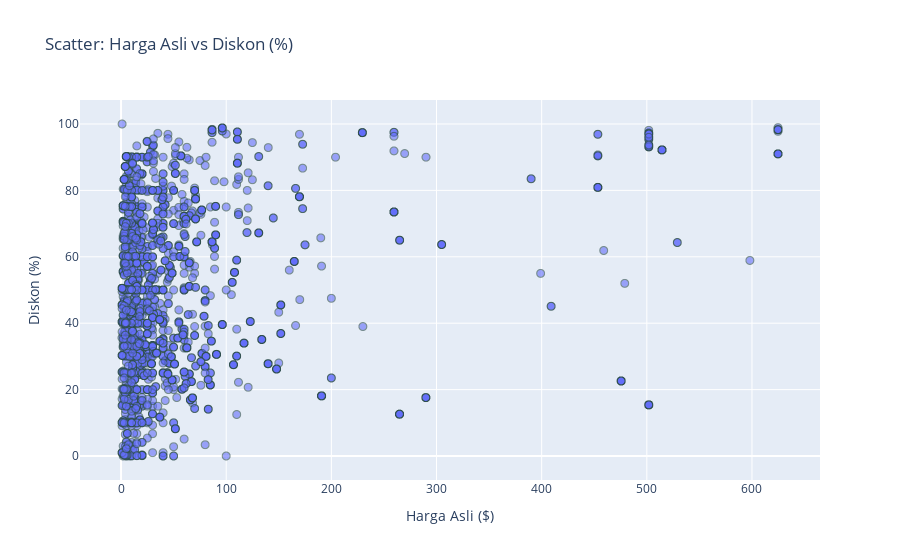

The notebook cell this image was saved under:
### Code cell
# 10. SCATTER CHART: Harga vs Diskon
df_diskon = pd.read_csv("steam_games.csv")
df_diskon = df_diskon[["name", "original_price", "discount_price"]].dropna()

# Ubah ke numeric (hilangkan simbol $ atau teks)
def parse_price(x):
    try:
        return float(str(x).replace("$", "").replace(",", "").strip())
    except:
        return None

df_diskon["original_price"] = df_diskon["original_price"].apply(parse_price)
df_diskon["discount_price"] = df_diskon["discount_price"].apply(parse_price)
df_diskon = df_diskon.dropna()

# Buat kolom diskon %
df_diskon["discount_percent"] = (
    (df_diskon["original_price"] - df_diskon["discount_price"]) / df_diskon["original_price"] * 100
).round(1)

# Filter diskon masuk akal
df_diskon = df_diskon[df_diskon["discount_percent"].between(0, 100)]

# Scatter Chart
scatter_fig = px.scatter(
    df_diskon,
    x="original_price",
    y="discount_percent",
    hover_name="name",
    title="Scatter: Harga Asli vs Diskon (%)",
    labels={"original_price": "Harga Asli ($)", "discount_percent": "Diskon (%)"},
    opacity=0.6
)
scatter_fig.update_traces(marker=dict(size=8, line=dict(width=1, color="DarkSlateGrey")))
scatter_fig.show()

### Figure 1 — Plotly figure (JSON) as saved in the notebook; plotly's stock layout.template omitted (floating-point values rounded to 4 significant figures; data arrays with more than 128 entries replaced by an {"elided": "..."} marker saying what was removed)
{"data": [{"hovertemplate": "<b>%{hovertext}</b><br><br>Harga Asli ($)=%{x}<br>Diskon (%)=%{y}<extra></extra>", "hovertext": {"elided": "3136 str values"}, "legendgroup": "", "marker": {"color": "#636efa", "line": {"color": "DarkSlateGrey", "width": 1}, "opacity": 0.6, "size": 8, "symbol": "circle"}, "mode": "markers", "name": "", "showlegend": false, "type": "scattergl", "x": {"elided": "3136 float values"}, "xaxis": "x", "y": {"elided": "3136 float values"}, "yaxis": "y"}], "layout": {"legend": {"tracegroupgap": 0}, "title": {"text": "Scatter: Harga Asli vs Diskon (%)"}, "xaxis": {"anchor": "y", "domain": [0, 1], "title": {"text": "Harga Asli ($)"}}, "yaxis": {"anchor": "x", "domain": [0, 1], "title": {"text": "Diskon (%)"}}}}
